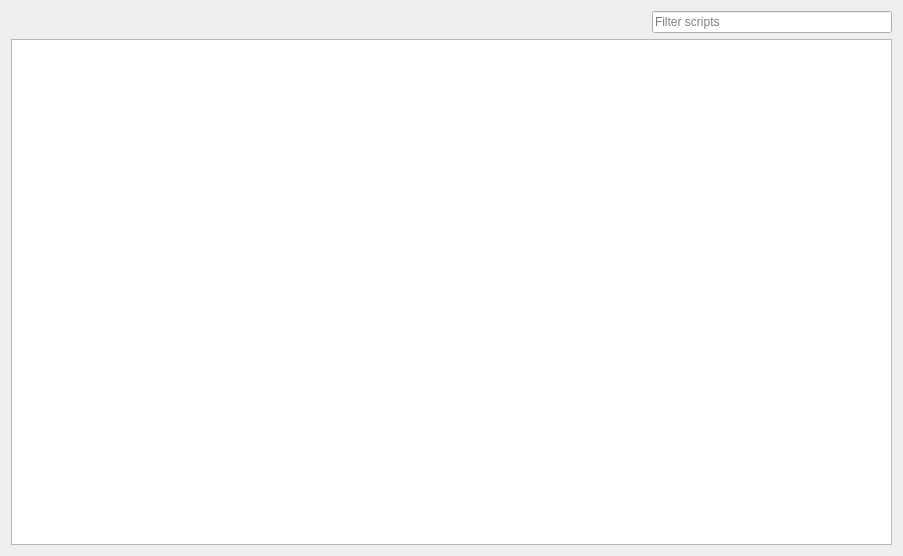
<?xml version="1.0" encoding="UTF-8"?>
<ui version="4.0">
 <class>RepoListWidget</class>
 <widget class="QWidget" name="RepoListWidget">
  <property name="geometry">
   <rect>
    <x>0</x>
    <y>0</y>
    <width>903</width>
    <height>556</height>
   </rect>
  </property>
  <property name="windowTitle">
   <string>Form</string>
  </property>
  <layout class="QVBoxLayout" name="verticalLayout">
   <item>
    <layout class="QHBoxLayout" name="horizontalLayout_2">
     <item>
      <widget class="QLabel" name="label">
       <property name="text">
        <string/>
       </property>
      </widget>
     </item>
     <item>
      <spacer name="horizontalSpacer">
       <property name="orientation">
        <enum>Qt::Horizontal</enum>
       </property>
       <property name="sizeHint" stdset="0">
        <size>
         <width>40</width>
         <height>20</height>
        </size>
       </property>
      </spacer>
     </item>
     <item>
      <widget class="QLineEdit" name="filter">
       <property name="maximumSize">
        <size>
         <width>240</width>
         <height>16777215</height>
        </size>
       </property>
       <property name="placeholderText">
        <string>Filter scripts</string>
       </property>
       <property name="clearButtonEnabled">
        <bool>true</bool>
       </property>
      </widget>
     </item>
    </layout>
   </item>
   <item>
    <widget class="QTableView" name="view">
     <property name="selectionMode">
      <enum>QAbstractItemView::SingleSelection</enum>
     </property>
     <property name="selectionBehavior">
      <enum>QAbstractItemView::SelectRows</enum>
     </property>
     <property name="sortingEnabled">
      <bool>true</bool>
     </property>
     <property name="cornerButtonEnabled">
      <bool>false</bool>
     </property>
     <attribute name="horizontalHeaderHighlightSections">
      <bool>false</bool>
     </attribute>
     <attribute name="horizontalHeaderStretchLastSection">
      <bool>true</bool>
     </attribute>
     <attribute name="verticalHeaderVisible">
      <bool>false</bool>
     </attribute>
     <attribute name="verticalHeaderHighlightSections">
      <bool>false</bool>
     </attribute>
    </widget>
   </item>
   <item>
    <layout class="QHBoxLayout" name="buttons"/>
   </item>
  </layout>
 </widget>
 <resources/>
 <connections/>
</ui>
